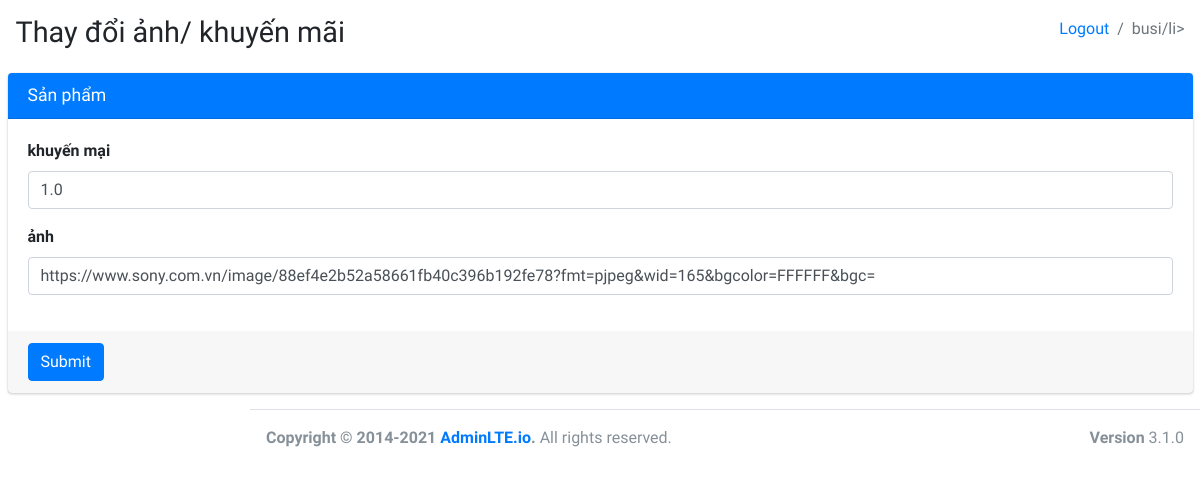
Page /busi/edit/1 on the committed database.
### shop/models.py (models this page shows, shortened)
class Product(models.Model):
    name =models.CharField(max_length=100,default='')
    salePrice = models.FloatField(default=0)
    importPrice = models.FloatField(default=0)
    amount = models.IntegerField(default=0)
    saleOff = models.FloatField(default=0)
    type=models.CharField(max_length=100,default='')
    image=models.CharField(max_length=100,default='')
    discriminator = models.CharField(max_length=100,default='')

### bussiness/views.py (the view, shortened to what this page needs)
# urls.py: path('edit/<int:product_id>',views.edit,name="busiedit"),
def edit(request,product_id):
    product = Product.objects.get(id=product_id)
    return render(request,"busi/edit.html",{'product':product})

### shop/templates/busi/edit.html (shortened to what this page needs)
{% extends 'store/index.html' %}
{% load static %}
{% block content %}
  <div>
    <section class="content-header">
      <div class="container-fluid">
        <div class="row mb-2">
          <div class="col-sm-6">
            <h1>Thay đổi ảnh/ khuyến mãi</h1>
          </div>
          <div class="col-sm-6">
            <ol class="breadcrumb float-sm-right">
              <li class="breadcrumb-item"><a href="/logout">Logout</a></li>
              <li class="breadcrumb-item active">busi/li>
            </ol>
          </div>
        </div>
      </div>
    </section>
    <section class="content">
      <div class="container-fluid">
        <div class="row">
          <div class="col-md-12">
            <div class="card card-primary">
              <div class="card-header">
                <h3 class="card-title">Sản phẩm</h3>
              </div>
              <form method="POST" action="">
                <div class="card-body">
                  <div class="form-group">
                    <label for="exampleInputEmail1">khuyến mại</label>
                    <input value="{{product.saleOff}}" name="saleoff" type="text" class="form-control" id="exampleInputEmail1" >
                  </div>
                  <div class="form-group">
                    <label for="exampleInputEmail1">ảnh</label>
                    <input value="{{product.image}}" name="image" type="text" class="form-control" id="exampleInputEmail1" >
                  </div>
                </div>
                <div class="card-footer">
                  <button type="submit" class="btn btn-primary">Submit</button>
                </div>
              </form>
            </div>
       </div>
        </div>
      </div>
    </section>
  </div>
 {% endblock %}

### rows in the picture
Product: saleoff "1.0", image "https://www.sony.com.vn/image/88ef4e2b52a58661fb40c396b192fe78?fmt=pjpeg&wid=165&bgcolor=FFFFFF&bgc="
